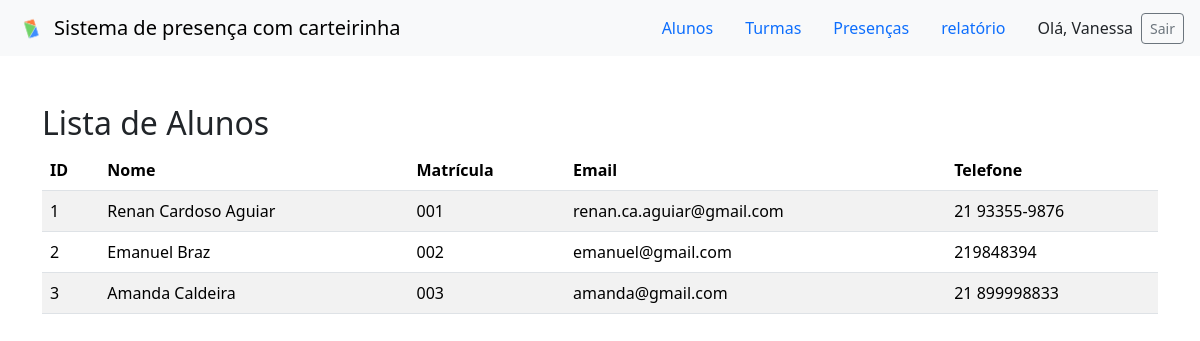
The app's page /projeto/r-aluno_professor/index.php (signed in) with its own data.
### tables this page shows
CREATE TABLE `aluno` (
  `id_aluno` int unsigned NOT NULL AUTO_INCREMENT,
  `nome` varchar(100) NOT NULL,
  `matricula` varchar(20) NOT NULL,
  `cpf` varchar(14) DEFAULT NULL,
  `data_nascimento` date DEFAULT NULL,
  `email` varchar(100) DEFAULT NULL,
  `telefone` varchar(20) DEFAULT NULL,
  `data_cadastro` timestamp NULL DEFAULT CURRENT_TIMESTAMP,
  `id_turma` int NOT NULL,
  PRIMARY KEY (`id_aluno`),
  UNIQUE KEY `matricula` (`matricula`)
);

### projeto/r-aluno_professor/index.php (the view, shortened to what this page needs)
<!DOCTYPE html>
<html lang="pt-br">
<head>
    <link rel="stylesheet" href="https://cdn.jsdelivr.net/npm/bootstrap@5.3.8/dist/css/bootstrap.min.css">
</head>
<body>
<nav class="navbar navbar-light bg-light px-3">
  <a class="navbar-brand d-flex align-items-center" href="../home/index.html">
    <img src="../img/crud/logo-nav.png" width="30" height="30" class="d-inline-block align-top me-2" alt="logo-nav">
    Sistema de presença com carteirinha
  </a>
  <div class="d-flex align-items-center">
    <ul class="nav me-3">
      <li class="nav-item">
        <a class="nav-link" href="index.php">Alunos</a>
      </li>
      <li class="nav-item">
        <a class="nav-link" href="../r-turma_professor/index.php">Turmas</a>
      </li>
      <li class="nav-item">
        <a class="nav-link" href="../cr-presenca_professor/index.php">Presenças</a>
      </li>
      <li class="nav-item">
        <a class="nav-link" href="../crud/relatorio_aluno.php">relatório</a>
      </li>
    </ul>
    <span class="me-2">Olá, <?= htmlspecialchars($_SESSION['nome_usuario'] ?? 'Usuário') ?></span>
    <a class="btn btn-outline-secondary btn-sm" href="../crud-usuarios/logout.php">Sair</a>
  </div>
</nav>
<div class="container my-5">
    <h2>Lista de Alunos</h2>
    <table class="table table-striped">
        <thead>
            <tr>
                <th>ID</th>
                <th>Nome</th>
                <th>Matrícula</th>
                <th>Email</th>
                <th>Telefone</th>
            </tr>
        </thead>
        <tbody>
        <?php
        try {
            require(__DIR__ . '/../connect/index.php');
            $sql = "SELECT * FROM aluno";
            $result = $conn->query($sql);
            while($row = $result->fetch(PDO::FETCH_ASSOC)) {
                echo "
                <tr>
                    <td>{$row['id_aluno']}</td>
                    <td>{$row['nome']}</td>
                    <td>{$row['matricula']}</td>
                    <td>{$row['email']}</td>
                    <td>{$row['telefone']}</td>
                </tr>
                ";
            }
        } catch(PDOException $e) {
            echo "Erro: " . $e->getMessage();
        }
        ?>
        </tbody>
    </table>
</div>
</body>
</html>

### records on screen
aluno: id_aluno "1", nome "Renan Cardoso Aguiar", matricula "001", email "renan.ca.aguiar@gmail.com", telefone "21 93355-9876"
aluno: id_aluno "2", nome "Emanuel Braz", matricula "002", email "emanuel@gmail.com", telefone "219848394"
aluno: id_aluno "3", nome "Amanda Caldeira", matricula "003", email "amanda@gmail.com", telefone "21 899998833"

### other values on screen
$_SESSION['nome_usuario'] "Vanessa"
